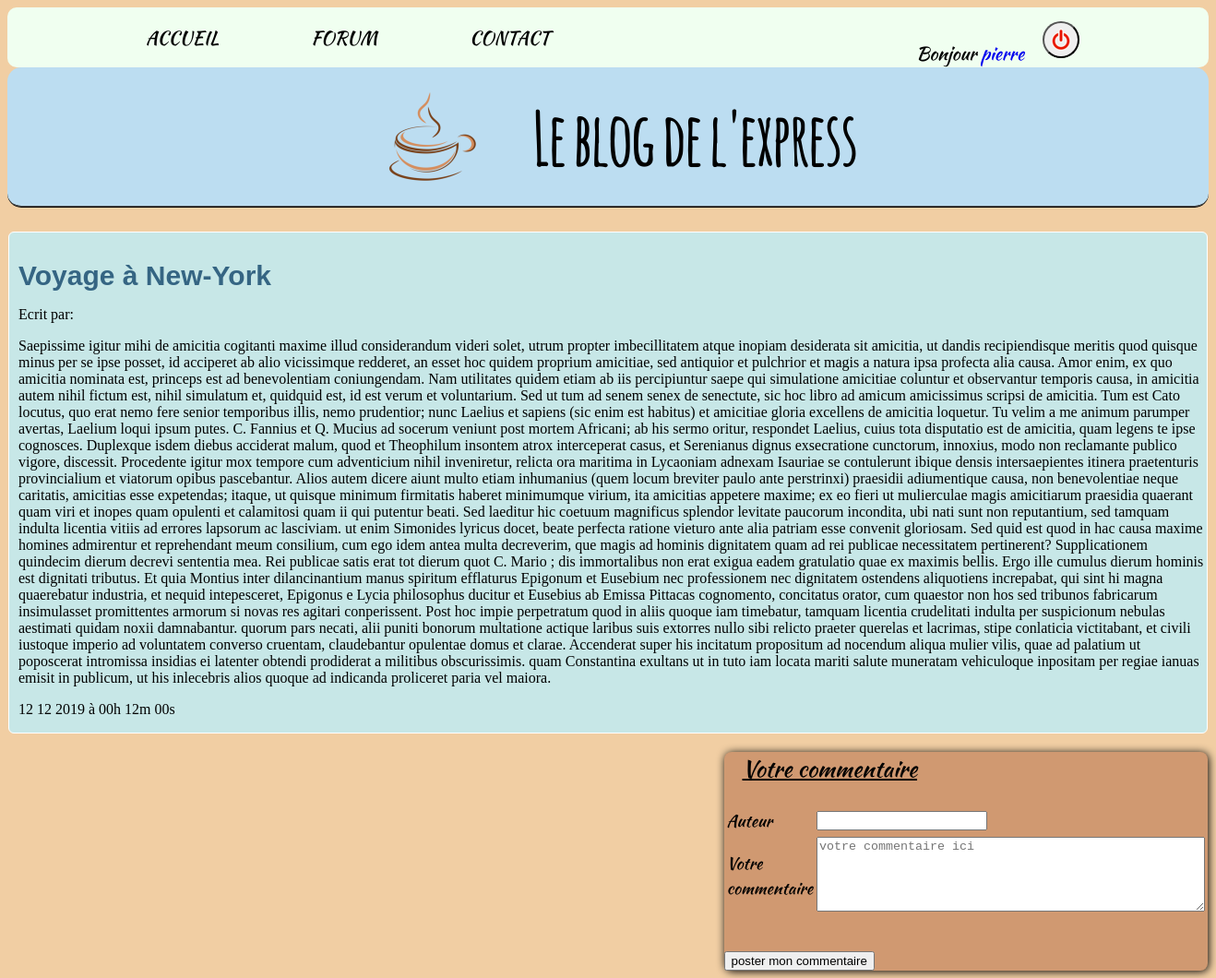
Page /commentaire.php?id=3 (signed in) on the committed database.
### tables this page shows
CREATE TABLE IF NOT EXISTS `topics` (
  `id` int(11) NOT NULL AUTO_INCREMENT,
  `pseudo` varchar(255) DEFAULT NULL,
  `titre` varchar(255) DEFAULT NULL,
  `date_crea` date DEFAULT NULL,
  `contenu` text DEFAULT NULL,
  PRIMARY KEY (`id`)
);

### commentaire.php (the view, shortened to what this page needs)
<!DOCTYPE html>
    <html lang="fr">
    <head>
        <link rel="stylesheet" href="style_section.css">
    </head>
    <body>
        <?php
        try{
            $bdd = new PDO('mysql:host=localhost;dbname=blog_projet;charset=utf8','root','',array(PDO::ATTR_ERRMODE => PDO:: ERRMODE_EXCEPTION));
        }
        catch(Exception $e)
        {
            die('erreur : '.$e->getMessage());
        }
        if(isset($_SESSION['pseudo']) AND isset($_SESSION['id']))
        {
          include('header_auth.php');
        }
        else
        {
            include('header.php');
        }
        ?>
        <div class="conteneur">
        <?php
            if(isset($_GET['id']))
            {
                $req = $bdd->prepare('SELECT id,pseudo,titre,contenu,DATE_FORMAT(date_crea, "%d %m %Y à %Hh %mm %ss") as date_fr FROM topics WHERE id = ?');
                $req->execute(array($_GET['id']));
                $resultat2 = $req->fetch();
                ?>
                <div class="topic_post">
                    <h3 class="titre_topic_post"><?php echo $resultat2['titre'];?></h3>
                    <p class="titre_topic_paragraphe">Ecrit par: <?php echo $resultat2['pseudo'];?></p>
                    <div class="contenu_topic">
                        <p><?php echo $resultat2['contenu'];?></p>
                        <p><?php echo $resultat2['date_fr'];?></p>
                    </div>
                </div>
                <div class="espace_comm">
                    <div class="commentaires_conteneur">
                    </div>
                    <div class="form_comm">
                        <h2>Votre commentaire</h2>
                        <form action="commentaire_post.php" method="POST">
                            <table>
                                <tr>
                                    <td><label for="auteur">Auteur</label></td>
                                    <td><input type="text" name="auteur" id="auteur"></td>
                                </tr>
                                <tr>
                                    <td><label for="commentaire">Votre commentaire</label></td>
                                    <td><textarea name="commentaire" id="commentaire" placeholder="votre commentaire ici" rows="5" cols="50"></textarea></td>
                                </tr>
                            </table>
                            <br>
                            <br>
                            <input type="submit" name="envoi" value="poster mon commentaire">
                        </form>
                    </div>
                <?php
                }
                ?>
        </div>
    </body>
</html>

### style_section.css (style rules this page uses)
body { background-color: rgb(241, 206, 163); }
.conteneur { width: 1300px; margin: auto; }
.titre_topic_paragraphe { margin-left: 10px; }
.contenu_topic { margin-left: 10px; }
.topic_post { border: 1px white solid; border-radius: 6px; background-color: rgb(199, 231, 231); margin-top:2%; margin-bottom: 5px }
.espace_comm { display: flex; justify-content: space-between; margin-top: 20px; }
.titre_topic_post { font-size: 30px; font-family: Arial, Helvetica, sans-serif; margin-left: 10px; color: rgb(53, 101, 131); margin-bottom: 1px; }
.form_comm { border-radius: 8px ; background-color: hsl(25, 50%, 63%); box-shadow: black 1px 1px 10px; margin-left: 20px; height: fit-content; flex: 1; position: relative; }
.form_comm h2 { font-size: 25px; font-family: 'kaushan_scriptregular'; font-weight: lighter; margin-top:0px; text-decoration: underline; padding-left: 20px; }
.form_comm label { font-family: 'kaushan_scriptregular'; font-size: 18px; }
.commentaires_conteneur { display: flex; flex-direction: column; flex: 2; }

### rows in the picture
topics: titre "Voyage à New-York", contenu "Saepissime igitur mihi de amicitia cogitanti maxime illud considerandum videri solet, utrum propter imbecillitatem atque inopiam desiderata sit amicitia, ut dandis recipiendisque meritis quod quisque minus per se ipse posset, id acciperet ab alio vicissimque redderet, an esset hoc quidem proprium amicitiae, sed antiquior et pulchrior et magis a natura ipsa profecta alia causa. Amor enim, ex quo amicitia nominata est, princeps est ad benevolentiam coniungendam. Nam utilitates quidem etiam ab iis percipiuntur saepe qui simulatione amicitiae coluntur et observantur temporis causa, in amicitia autem nihil fictum est, nihil simulatum et, quidquid est, id est verum et voluntarium. Sed ut tum ad…"

### other values in the picture
$_SESSION['pseudo'] "pierre"
$resultat2['date_fr'] "12 12 2019 à 00h 12m 00s"
